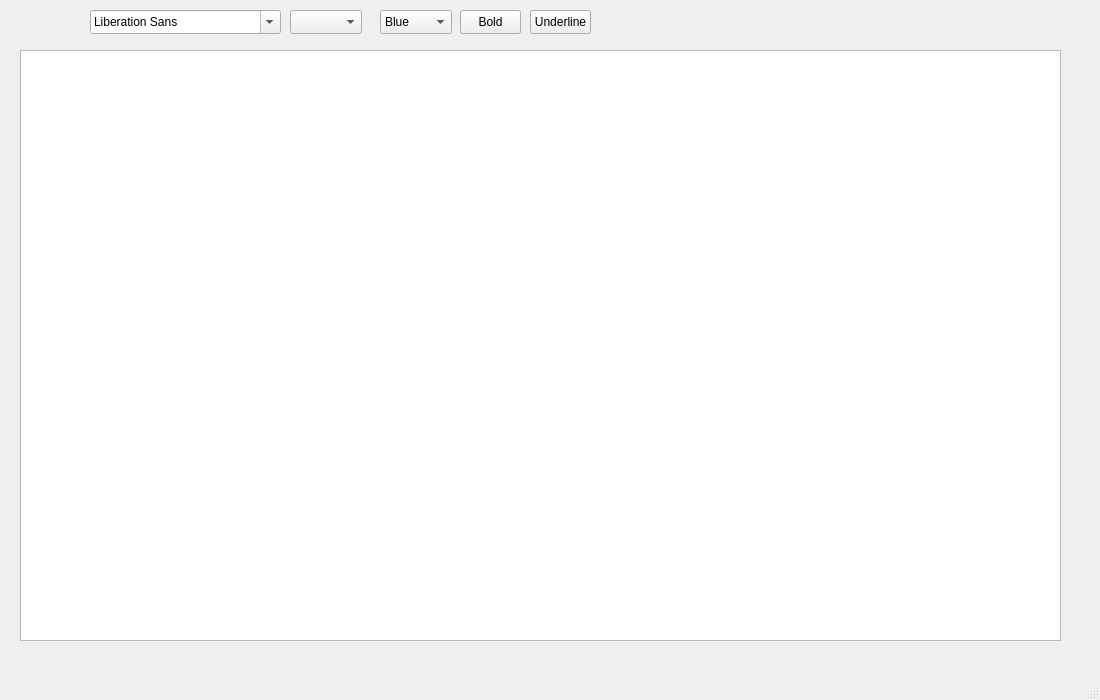
<?xml version="1.0" encoding="UTF-8"?>
<ui version="4.0">
 <class>NotePad</class>
 <widget class="QMainWindow" name="NotePad">
  <property name="geometry">
   <rect>
    <x>0</x>
    <y>0</y>
    <width>1100</width>
    <height>700</height>
   </rect>
  </property>
  <property name="windowTitle">
   <string>NotePad</string>
  </property>
  <widget class="QWidget" name="centralwidget">
   <widget class="QTextEdit" name="textEdit">
    <property name="geometry">
     <rect>
      <x>20</x>
      <y>50</y>
      <width>1041</width>
      <height>591</height>
     </rect>
    </property>
    <property name="styleSheet">
     <string notr="true">font-size: 16px;</string>
    </property>
   </widget>
   <widget class="QFontComboBox" name="fontComboBox">
    <property name="geometry">
     <rect>
      <x>90</x>
      <y>10</y>
      <width>191</width>
      <height>24</height>
     </rect>
    </property>
   </widget>
   <widget class="QComboBox" name="comboBox">
    <property name="geometry">
     <rect>
      <x>290</x>
      <y>10</y>
      <width>72</width>
      <height>24</height>
     </rect>
    </property>
   </widget>
   <widget class="QComboBox" name="color">
    <property name="geometry">
     <rect>
      <x>380</x>
      <y>10</y>
      <width>72</width>
      <height>24</height>
     </rect>
    </property>
    <property name="placeholderText">
     <string/>
    </property>
    <item>
     <property name="text">
      <string>Blue</string>
     </property>
    </item>
    <item>
     <property name="text">
      <string>Yellow</string>
     </property>
    </item>
    <item>
     <property name="text">
      <string>Green</string>
     </property>
    </item>
    <item>
     <property name="text">
      <string>Brown</string>
     </property>
    </item>
    <item>
     <property name="text">
      <string>Black</string>
     </property>
    </item>
    <item>
     <property name="text">
      <string>Red</string>
     </property>
    </item>
    <item>
     <property name="text">
      <string>Cyan</string>
     </property>
    </item>
    <item>
     <property name="text">
      <string>More</string>
     </property>
    </item>
   </widget>
   <widget class="QPushButton" name="bold_button">
    <property name="geometry">
     <rect>
      <x>460</x>
      <y>10</y>
      <width>61</width>
      <height>24</height>
     </rect>
    </property>
    <property name="text">
     <string>Bold</string>
    </property>
   </widget>
   <widget class="QPushButton" name="bold_button_2">
    <property name="geometry">
     <rect>
      <x>460</x>
      <y>10</y>
      <width>61</width>
      <height>24</height>
     </rect>
    </property>
    <property name="text">
     <string>Bold</string>
    </property>
   </widget>
   <widget class="QPushButton" name="underline_button">
    <property name="geometry">
     <rect>
      <x>530</x>
      <y>10</y>
      <width>61</width>
      <height>24</height>
     </rect>
    </property>
    <property name="text">
     <string>Underline</string>
    </property>
   </widget>
   <widget class="QPushButton" name="underline_button_2">
    <property name="geometry">
     <rect>
      <x>530</x>
      <y>10</y>
      <width>61</width>
      <height>24</height>
     </rect>
    </property>
    <property name="text">
     <string>Underline</string>
    </property>
   </widget>
   <zorder>underline_button_2</zorder>
   <zorder>textEdit</zorder>
   <zorder>fontComboBox</zorder>
   <zorder>comboBox</zorder>
   <zorder>color</zorder>
   <zorder>bold_button</zorder>
   <zorder>bold_button_2</zorder>
   <zorder>underline_button</zorder>
  </widget>
  <widget class="QMenuBar" name="menubar">
   <property name="geometry">
    <rect>
     <x>0</x>
     <y>0</y>
     <width>1100</width>
     <height>21</height>
    </rect>
   </property>
  </widget>
  <widget class="QStatusBar" name="statusbar"/>
 </widget>
 <resources/>
 <connections/>
</ui>
